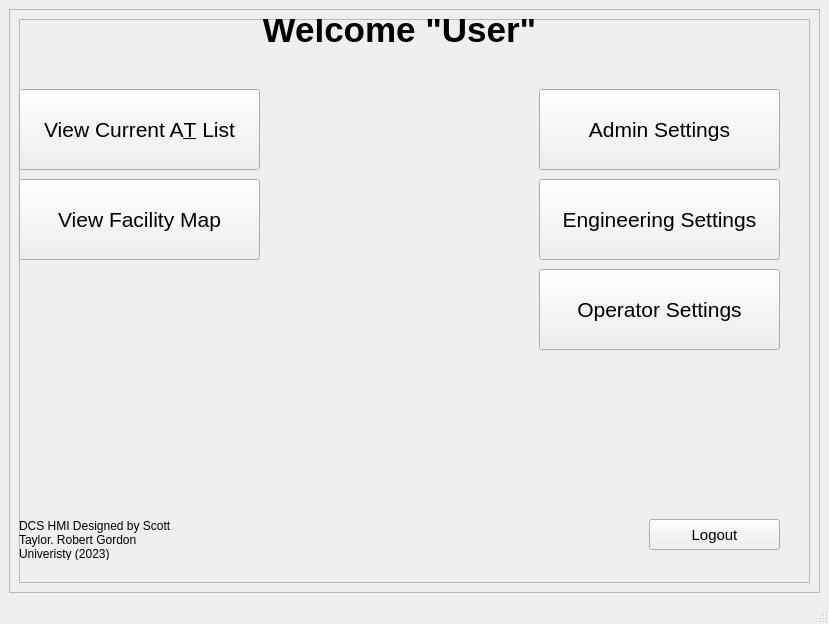
<?xml version="1.0" encoding="UTF-8"?>
<ui version="4.0">
 <class>MainWindow</class>
 <widget class="QMainWindow" name="MainWindow">
  <property name="geometry">
   <rect>
    <x>0</x>
    <y>0</y>
    <width>829</width>
    <height>624</height>
   </rect>
  </property>
  <property name="windowTitle">
   <string>MainWindow</string>
  </property>
  <widget class="QWidget" name="centralwidget">
   <layout class="QVBoxLayout" name="verticalLayout">
    <item>
     <widget class="QScrollArea" name="scrollArea">
      <property name="widgetResizable">
       <bool>true</bool>
      </property>
      <widget class="QWidget" name="scrollAreaWidgetContents">
       <property name="geometry">
        <rect>
         <x>0</x>
         <y>0</y>
         <width>809</width>
         <height>561</height>
        </rect>
       </property>
       <layout class="QVBoxLayout" name="verticalLayout_2">
        <item>
         <widget class="QFrame" name="frame">
          <property name="minimumSize">
           <size>
            <width>791</width>
            <height>543</height>
           </size>
          </property>
          <property name="frameShape">
           <enum>QFrame::StyledPanel</enum>
          </property>
          <property name="frameShadow">
           <enum>QFrame::Raised</enum>
          </property>
          <widget class="QPushButton" name="Logout_button">
           <property name="geometry">
            <rect>
             <x>630</x>
             <y>500</y>
             <width>131</width>
             <height>31</height>
            </rect>
           </property>
           <property name="font">
            <font>
             <pointsize>11</pointsize>
            </font>
           </property>
           <property name="text">
            <string>Logout</string>
           </property>
          </widget>
          <widget class="QLabel" name="Heading">
           <property name="geometry">
            <rect>
             <x>10</x>
             <y>-10</y>
             <width>741</width>
             <height>41</height>
            </rect>
           </property>
           <property name="font">
            <font>
             <pointsize>26</pointsize>
             <weight>75</weight>
             <bold>true</bold>
            </font>
           </property>
           <property name="text">
            <string>Welcome &quot;User&quot;</string>
           </property>
           <property name="alignment">
            <set>Qt::AlignCenter</set>
           </property>
          </widget>
          <widget class="QPushButton" name="CROSettings_button">
           <property name="geometry">
            <rect>
             <x>520</x>
             <y>250</y>
             <width>241</width>
             <height>81</height>
            </rect>
           </property>
           <property name="font">
            <font>
             <pointsize>16</pointsize>
            </font>
           </property>
           <property name="text">
            <string>Operator Settings</string>
           </property>
          </widget>
          <widget class="QPushButton" name="ADMSettings_button">
           <property name="geometry">
            <rect>
             <x>520</x>
             <y>70</y>
             <width>241</width>
             <height>81</height>
            </rect>
           </property>
           <property name="font">
            <font>
             <pointsize>16</pointsize>
            </font>
           </property>
           <property name="text">
            <string>Admin Settings</string>
           </property>
          </widget>
          <widget class="QPushButton" name="ENGSettings_button">
           <property name="geometry">
            <rect>
             <x>520</x>
             <y>160</y>
             <width>241</width>
             <height>81</height>
            </rect>
           </property>
           <property name="font">
            <font>
             <pointsize>16</pointsize>
            </font>
           </property>
           <property name="text">
            <string>Engineering Settings</string>
           </property>
          </widget>
          <widget class="QPushButton" name="Map_button">
           <property name="geometry">
            <rect>
             <x>0</x>
             <y>160</y>
             <width>241</width>
             <height>81</height>
            </rect>
           </property>
           <property name="font">
            <font>
             <pointsize>16</pointsize>
            </font>
           </property>
           <property name="text">
            <string>View Facility Map</string>
           </property>
          </widget>
          <widget class="QLabel" name="label">
           <property name="geometry">
            <rect>
             <x>0</x>
             <y>500</y>
             <width>171</width>
             <height>41</height>
            </rect>
           </property>
           <property name="text">
            <string>DCS HMI Designed by Scott Taylor. Robert Gordon Univeristy (2023)</string>
           </property>
           <property name="wordWrap">
            <bool>true</bool>
           </property>
          </widget>
          <widget class="QPushButton" name="List_button">
           <property name="geometry">
            <rect>
             <x>0</x>
             <y>70</y>
             <width>241</width>
             <height>81</height>
            </rect>
           </property>
           <property name="font">
            <font>
             <pointsize>16</pointsize>
            </font>
           </property>
           <property name="text">
            <string>View Current A&amp;T List</string>
           </property>
          </widget>
         </widget>
        </item>
       </layout>
      </widget>
     </widget>
    </item>
   </layout>
  </widget>
  <widget class="QMenuBar" name="menubar">
   <property name="geometry">
    <rect>
     <x>0</x>
     <y>0</y>
     <width>829</width>
     <height>22</height>
    </rect>
   </property>
  </widget>
  <widget class="QStatusBar" name="statusbar"/>
 </widget>
 <resources/>
 <connections/>
</ui>
